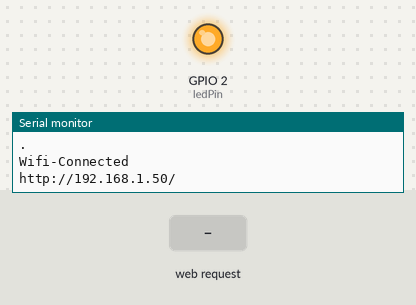
This sketch was run on a simulated ESP8266 (NodeMCU). On the bench: output pins drawn as LEDs (lit = HIGH), the last lines printed to the serial monitor. The inputs (shaded band) are chosen by the test bench. WiFi joins after 1.5 s; servers stay silent unless stated.

Above: at 2.8 s.
2.9 s: HTTP request GET /LED=ON received
At 3.9 s:
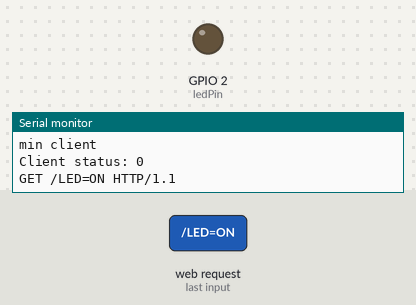
4.4 s: HTTP request GET /LED=OFF received
At 5.1 s:
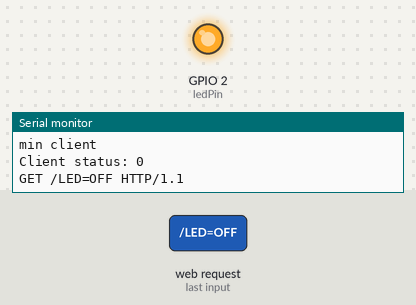
Timing chart, 0 to 7.4 s (numbered marks = the images above; inputs shaded):
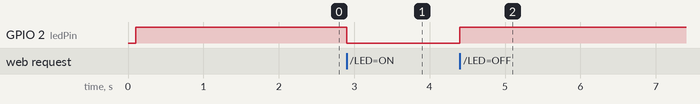

The sketch:

UppkopplingWifi.ino
```cpp
#include <ESP8266WiFi.h>  //A header file (.h) is a file that contains constants, variable declarations, or function prototypes that can be included in the main program
#include "config.h"


// const char* ssid = "JanTran ";
// const char* password = "christina";

WiFiServer server(80);        // server port: 80   443 → HTTPS (secure web traffic) //22 → SSH (secure shell access) //21 → FTP (file transfer)
int ledPin = LED_BUILTIN;  // In built arduino , so variable is at 2.


void setup() {
  // put your setup code here, to run once:
  Serial.begin(115200);        //Serial begin baudrate
  delay(100);

  pinMode(ledPin, OUTPUT);
  digitalWrite(ledPin, HIGH);           // start with no light
  Serial.println();
  Serial.print("Connecting to!");
  Serial.println(Wifi_ssid);           // print out the wifi ssid from config.h created from tab or ctrl shift n
  WiFi.begin(Wifi_ssid, Wifi_password);  // Connect to Wifi

  while (WiFi.status() != WL_CONNECTED) {     // of wofu not connected
    Serial.println(WiFi.status());        // check the status, ctrl click or defintion on wifi type you can check the condition 1-7.
    delay(500);
    Serial.print(".");    // print .... (downloading or uploading)
  }

  Serial.println();
  Serial.println("Wifi-Connected");     // wifi is connected
  Serial.print("http://");           // print https

  Serial.print(WiFi.localIP());      // with the ip found

  Serial.println("/");          // so it will write out example http:://123.23.1424//
  server.begin();  // viktigt att skriva ut!!! SERVER check
}

void loop() {

  WiFiClient client = server.available();
  if (!client) {
    return;
  }

  Serial.println("min client");
  while (!client.available()) {
    delay(1);
  }      //mindre kluster med invert
  Serial.print("Client status: ");
  Serial.println(client.status());

  String req = client.readStringUntil('\r');
  Serial.println(req);
  client.flush();  // removes line from the buffer

  if (req.indexOf("/LED=OFF") != -1) {
    digitalWrite(LED_BUILTIN, HIGH);
    LED_VALUE = HIGH;  // has no hardware meaning except printing out the condition of on or off.
  }
  if (req.indexOf("/LED=ON") != -1) {
    digitalWrite(LED_BUILTIN, LOW);
    LED_VALUE = LOW;
  }

  // HTML HEADER info till browser  måste göra mer förfoskning
  client.println("HTTP/1.1 200 OK");   //You could change 200 OK to 404 Not Found or 500 Internal Server Error—the browser will show an error page instead of your content.
  client.println("Content-Type: text/html");   // You could change it to text/plain → browser will display HTML tags as text. You could use application/json → useful if sending JSON instead of HTML.
  client.println("");

  // HTML SIDA som ska visas   deklarera h'HTML 5
  client.println("<!DOCTYPE HTML>");
  client.println("<html>");

  client.print("Led pin is now: ");

  if (LED_VALUE == HIGH) {
    client.println("ON");
  } else {
    client.println("OFF");
  }
  client.println("<br><br>");  // Line break <br>
  client.println("<a href=\"/LED=ON\"\"><button>Turn On </button></a>");  // link to website
  client.println("<a href=\"/LED=OFF\"\"><button>Turn Off </button></a><br />");  //
}
```

config.h
```cpp
#pragma once


const char* Wifi_ssid = " ";
const char* Wifi_password = "";

int LED_VALUE = HIGH;

// #ifndef CONFIG_H
// #define CONFIG_H
// const char* Wifi_ssid =  ";
// const char* Wifi_password = "";

// #endif
```

Measured:
- after the input at 2.9 s, GPIO 2 (ledPin): HIGH → LOW at once
- after the input at 4.4 s, GPIO 2 (ledPin): LOW → HIGH at once
